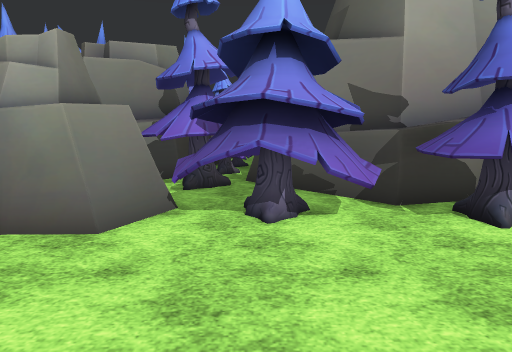
view 1 (above)

20 first-person views from a walk through a Unity game level. The camera is 1.5 m above the floor, tilts 8° down and sees 70° across. The floor is counted in squares, 1 m on a side. Each view is taken from the middle of a square. On the plan, view 1 faces up. The plan holds only what a view shows up to about 16 squares ahead; the rest is blank. The place goes on beyond the plan. The terrain is drawn as flat ground. The player character is not drawn. Some surface patterns are stand-ins.

view 2
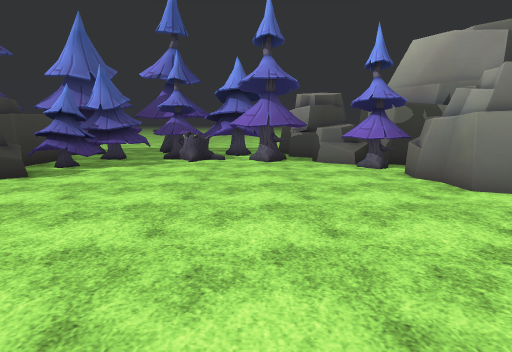

view 3
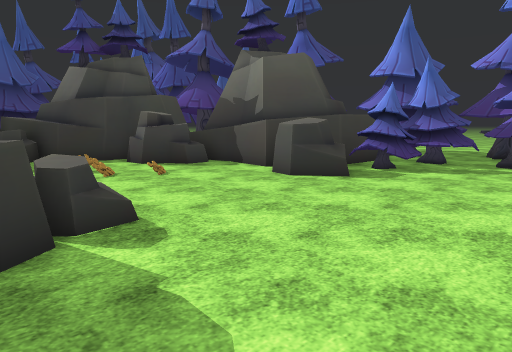

view 4
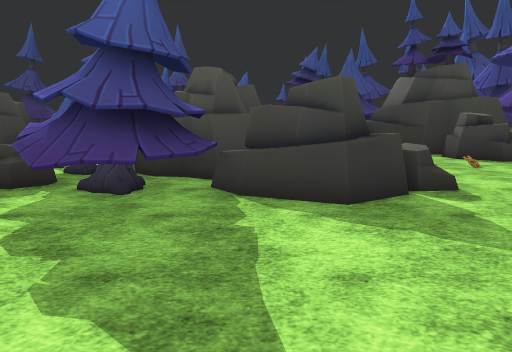

view 5
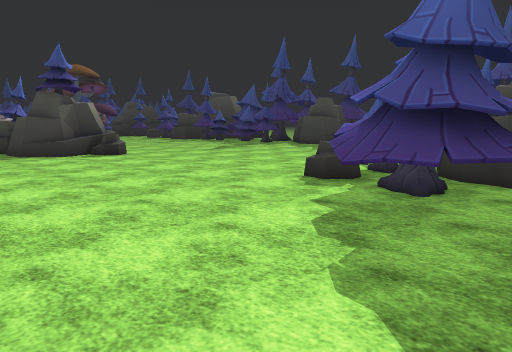

view 6
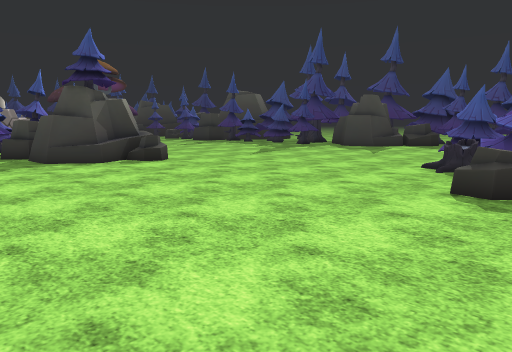

view 7
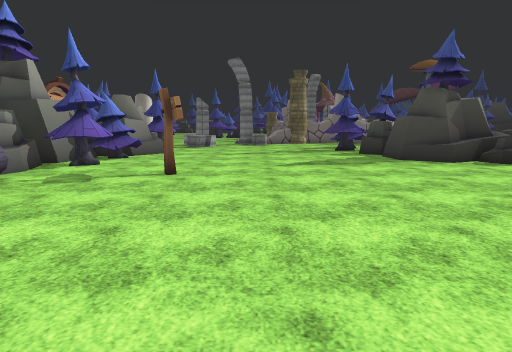

view 8
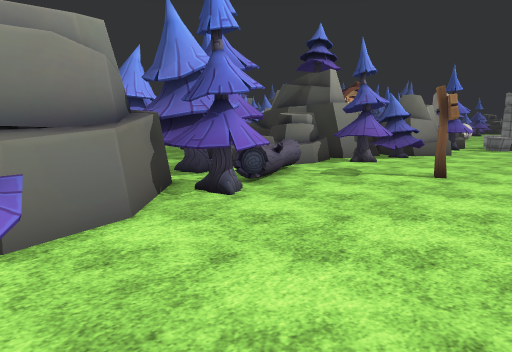

view 9
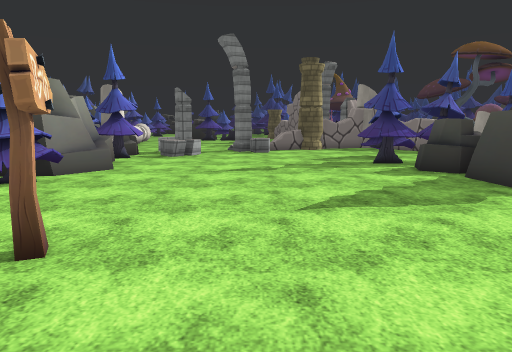

view 10
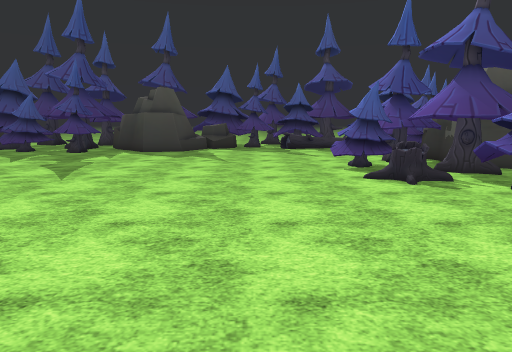

view 11
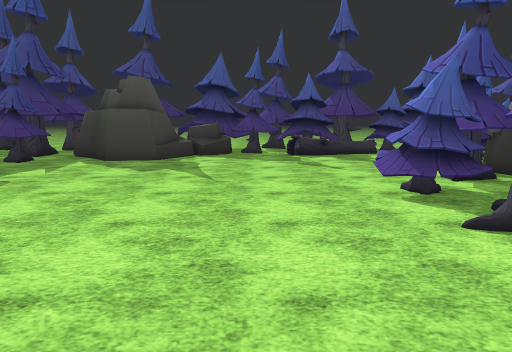

view 12
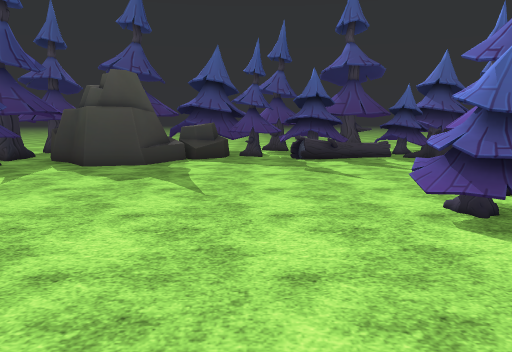

view 13
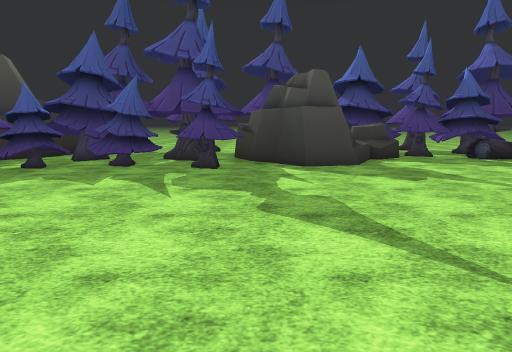

view 14
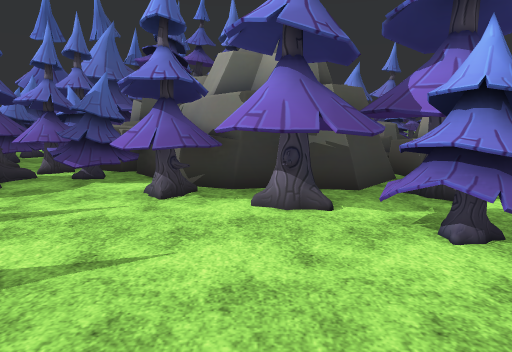

view 15
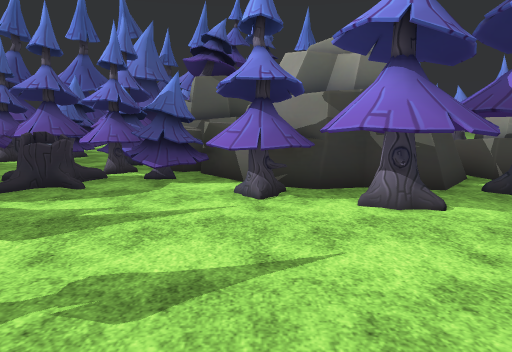

view 16
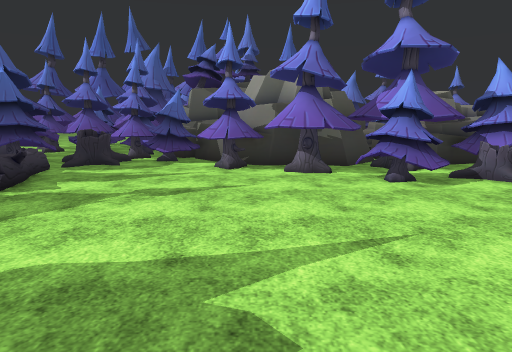

view 17
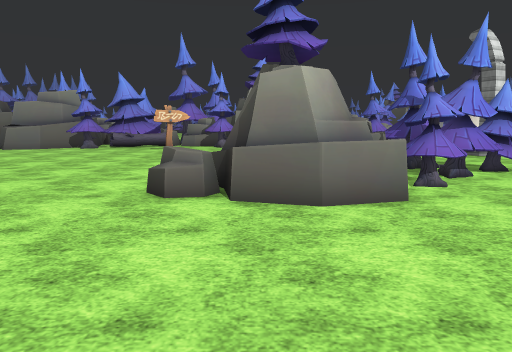

view 18
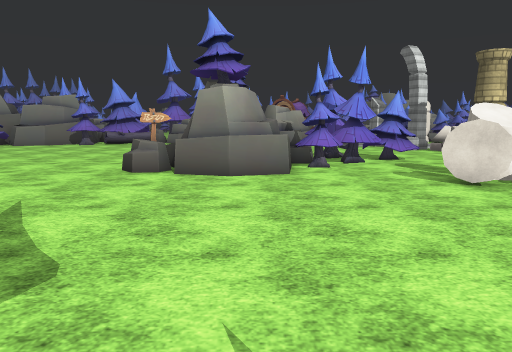

view 19
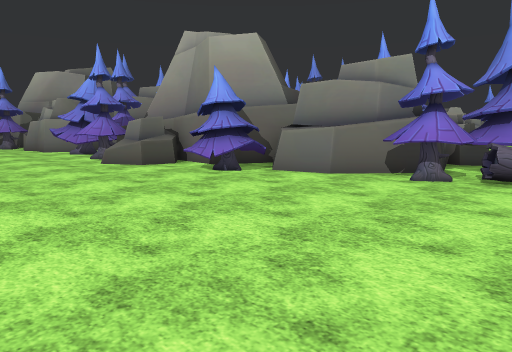

view 20
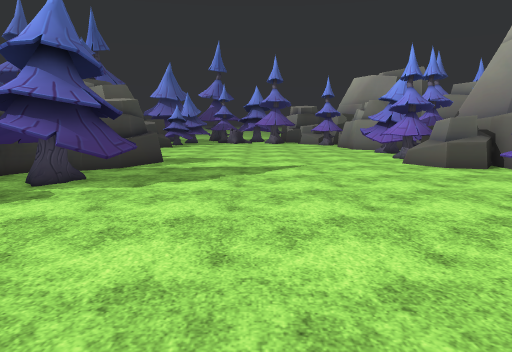

### Floor plan
Key: @ floor where view 1 was taken; # wall or solid block; . floor; / step, stairs or slope; = window, fence, low wall or low ledge; ^ raised ledge; R rock; S stump; L log; I sign; O other object.
Columns run from 9 left of view 1 to 34 right of it. Each row starts with its distance up from view 1.
 12        #                RROOOOORRR.##
 11       ##O          #    RROO LL....   R
 10       ##O#         #R #RR..LL.........RRRRR.
  9        OO #####   ##RRRR...............RR...
  8         O O^#######..R......................
  7       RROOOO^#R R..............II...........
  6  #  RRRROOOO.  RR..............I............
  5 ##.RRRRROOO....R............................
  4 RR..........................................
  3 R...........................................
  2 R...........................................
  1 OO..........................................
  0 OO.......@..................................
 -1 O..........................................O
 -2 ....................................RR.RR..O
 -3 ...................................RRRRRROOO
 -4 ...................................RR  RROOO
 -5 O.............RR..OOO..............RR RR....
 -6 O...........RRRRRROOOO............RRR#RR....
 -7 O...RR......RRRRRROOORR.............RRRR....
 -8  ..RRR......     RRO  O.....................
 -9 ### RR.....     RRRRROOO...................O
-10     #......     R  RROO.....................
-11     #......        RR##SS...................
-12    #^....//     RRRR ###....................
-13    #^RR../      RRR#####O..................
-14     ^RRR./         ####OOO................
-15       RR.           ##OOOO................
-16        ..           #OOO...................
-17        ###          #OOO....................
-18         ##RR       ##.......................
-19          ##R       #O.......................
-20           #   RR  ##.................OO....O
-21               # RROO..............R..OO....O
-22              RR RROOO...........RRRR.OO...OO
-23                O OOO............RR RR.....OO
-24            OOOOOO  SS....OO....OR   R###= OO

Positions as (right, up) in squares from view 1, and headings:
1: (0, 0), facing up
2: (6, 0), facing left
3: (5, -1), facing down-left
4: (7, 2), facing down
5: (7, 2), facing down-right
6: (11, 2), facing down-right
7: (11, 4), facing right
8: (11, 3), facing up-right
9: (18, 4), facing right
10: (19, -1), facing down
11: (19, -6), facing down
12: (19, -8), facing down
13: (27, -8), facing down
14: (20, -17), facing left
15: (20, -19), facing left
16: (25, -18), facing left
17: (27, -14), facing up
18: (29, -18), facing up
19: (20, -1), facing up-left
20: (20, -1), facing left
